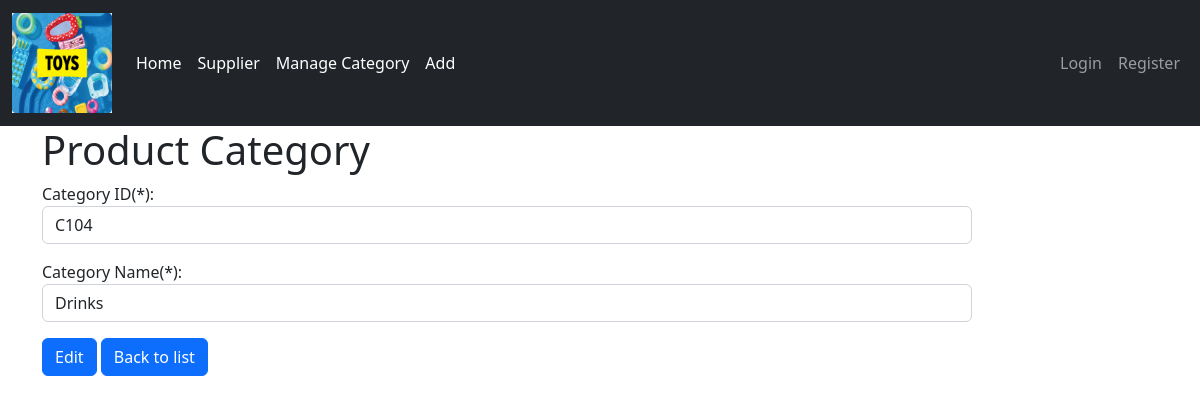
Before: /add_category.php?cid=C104 with the older database file.
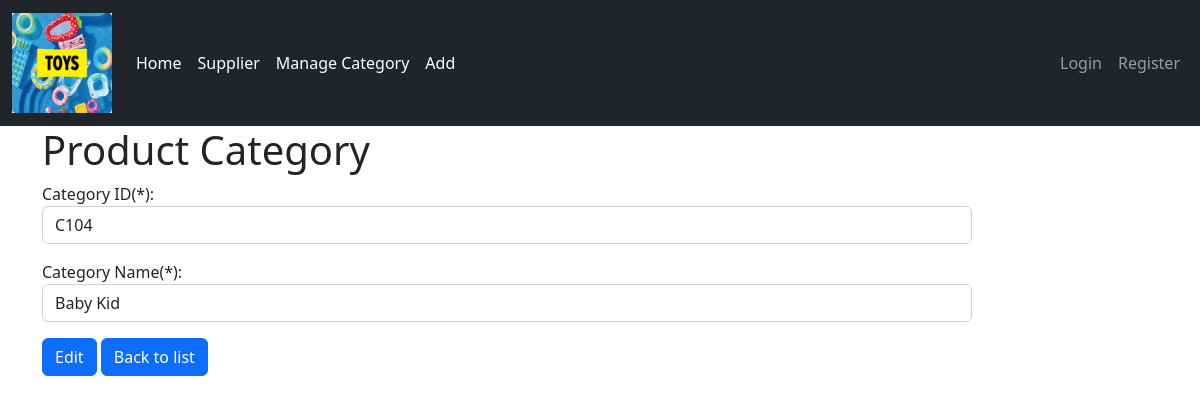
After: the same page with the newer database file.
### tables this page shows
CREATE TABLE `category` (
  `Cat_id` varchar(8) NOT NULL,
  `catName` varchar(30) NOT NULL
);

### add_category.php (the view, shortened to what this page needs)
<?php
include_once 'header.php';
?>
<body>
    <div id="main" class="container">
        <div className="page-heading pb-2 mt-4 mb-2 ">
        <h1>Product Category</h1>
        </div>
        <?php
    $conn = new Connect();
    $db_link = $conn->connectToPDO();
    if(isset($_GET['cid'])):
        $value = $_GET['cid'];
        $sqlSelect = "SELECT * FROM category WHERE Cat_id = ?";
        $stmt = $db_link->prepare($sqlSelect);
        $stmt->execute(array("$value"));
        if($stmt->rowCount()>0):
            $re = $stmt->fetch(PDO::FETCH_ASSOC);
            $catName = $re['catName'];
        endif;
    endif;
        ?>
        <form id="form1" name="form1" method="post" action="" class="form-horizontal" role="form">
            <div class="form-group pb-3">
                    <label for="txtTen" class="col-sm-2 control-label">Category ID(*):  </label>
                    <div class="col-sm-10">
                            <input type="text" name="txtID" id="txtID" class="form-control" placeholder="Category ID"
                             value='<?php echo isset($_GET["cid"])?($_GET["cid"]):"";?>'>
                    </div>
            </div>
            <div class="form-group pb-3">
                    <label for="txtTen" class="col-sm-2 control-label">Category Name(*):  </label>
                    <div class="col-sm-10">
                            <input type="text" name="txtName" id="txtName" class="form-control" placeholder="Category Name"
                            value="<?php echo isset($catName)?($catName):"";?>">
                    </div>
            </div>
            <div class="form-group pb-3">
                <div class="col-sm-offset-2 col-sm-10">
                        <input type="submit"  class="btn btn-primary" name="<?php echo isset($_GET["cid"])?"btnEdit":"btnAdd"; ?>"
                         id="btnAction" value='<?php echo isset($_GET["cid"])?"Edit":"Add new"; ?>'/>
                        <input type="button" class="btn btn-primary" name="btnIgnore"  id="btnIgnore" value="Back to list" onclick="window.location.href='category_management.php'" />
                </div>
            </div>
        </form>
    </div>
</body>
</html>

Changed rows visible on the page:
changed category: txtName "Drinks" → "Baby Kid"
